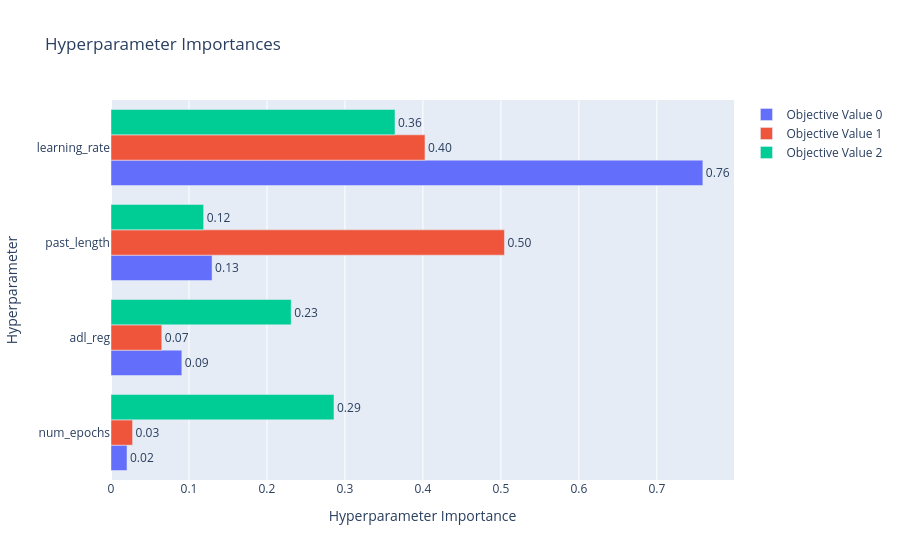

Notebook code cell kept with this figure:
### Markdown cell above
# パラメータの重要度を可視化

### Code cell
optuna.visualization.plot_param_importances(study).show()

### Figure 1 — Plotly figure (JSON) as saved in the notebook; plotly's stock layout.template omitted (floating-point values rounded to 4 significant figures)
{"data": [{"cliponaxis": false, "hovertemplate": ["num_epochs (IntDistribution): 0.020533748360350497<extra></extra>", "adl_reg (FloatDistribution): 0.09084287567923524<extra></extra>", "past_length (IntDistribution): 0.129633629345722<extra></extra>", "learning_rate (FloatDistribution): 0.7589897466146923<extra></extra>"], "name": "Objective Value 0", "orientation": "h", "text": ["0.02", "0.09", "0.13", "0.76"], "textposition": "outside", "type": "bar", "x": [0.02053, 0.09084, 0.1296, 0.759], "y": ["num_epochs", "adl_reg", "past_length", "learning_rate"]}, {"cliponaxis": false, "hovertemplate": ["num_epochs (IntDistribution): 0.027666996089929414<extra></extra>", "adl_reg (FloatDistribution): 0.06511372902833208<extra></extra>", "learning_rate (FloatDistribution): 0.4026464124397687<extra></extra>", "past_length (IntDistribution): 0.5045728624419699<extra></extra>"], "name": "Objective Value 1", "orientation": "h", "text": ["0.03", "0.07", "0.40", "0.50"], "textposition": "outside", "type": "bar", "x": [0.02767, 0.06511, 0.4026, 0.5046], "y": ["num_epochs", "adl_reg", "learning_rate", "past_length"]}, {"cliponaxis": false, "hovertemplate": ["past_length (IntDistribution): 0.11880518789189633<extra></extra>", "adl_reg (FloatDistribution): 0.2310572909597999<extra></extra>", "num_epochs (IntDistribution): 0.2859333654115542<extra></extra>", "learning_rate (FloatDistribution): 0.3642041557367496<extra></extra>"], "name": "Objective Value 2", "orientation": "h", "text": ["0.12", "0.23", "0.29", "0.36"], "textposition": "outside", "type": "bar", "x": [0.1188, 0.2311, 0.2859, 0.3642], "y": ["past_length", "adl_reg", "num_epochs", "learning_rate"]}], "layout": {"title": {"text": "Hyperparameter Importances"}, "xaxis": {"title": {"text": "Hyperparameter Importance"}}, "yaxis": {"title": {"text": "Hyperparameter"}}}}
